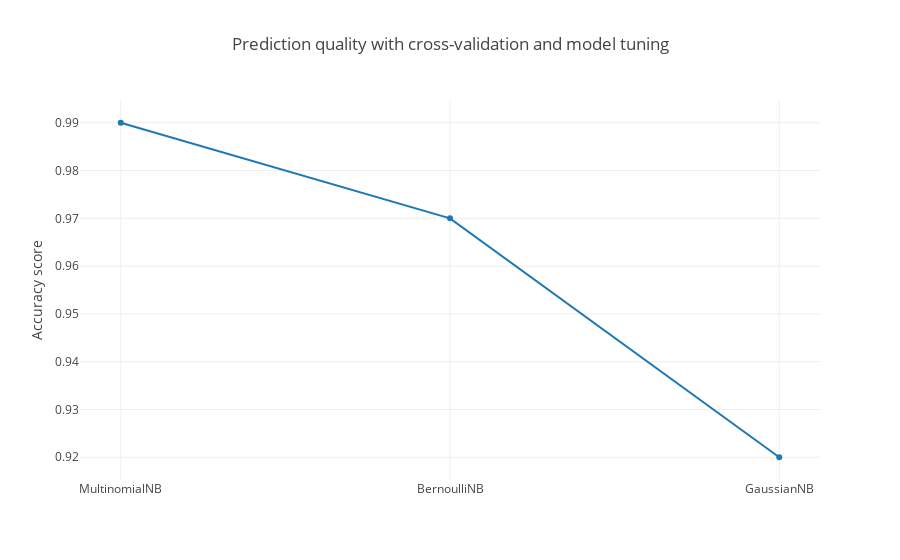

Notebook source saved alongside this figure:
### Code cell
accuracies_with_cv = [.99, 0.97, 0.92]
legend = ['MultinomialNB','BernoulliNB', 'GaussianNB']

trace1 = go.Scatter(
        x=legend,
        y=accuracies_with_cv,
        showlegend=False)



data = go.Data([trace1])

layout=go.Layout(
        yaxis=go.YAxis(title='Accuracy score'),
        title='Prediction quality with cross-validation and model tuning ')

fig = go.Figure(data=data, layout=layout)
iplot(fig)

### Figure 1 — Plotly figure (JSON) as saved in the notebook; plotly's stock layout.template omitted (floating-point values rounded to 4 significant figures)
{"data": [{"showlegend": false, "type": "scatter", "x": ["MultinomialNB", "BernoulliNB", "GaussianNB"], "y": [0.99, 0.97, 0.92]}], "layout": {"title": "Prediction quality with cross-validation and model tuning ", "yaxis": {"title": "Accuracy score"}}}
